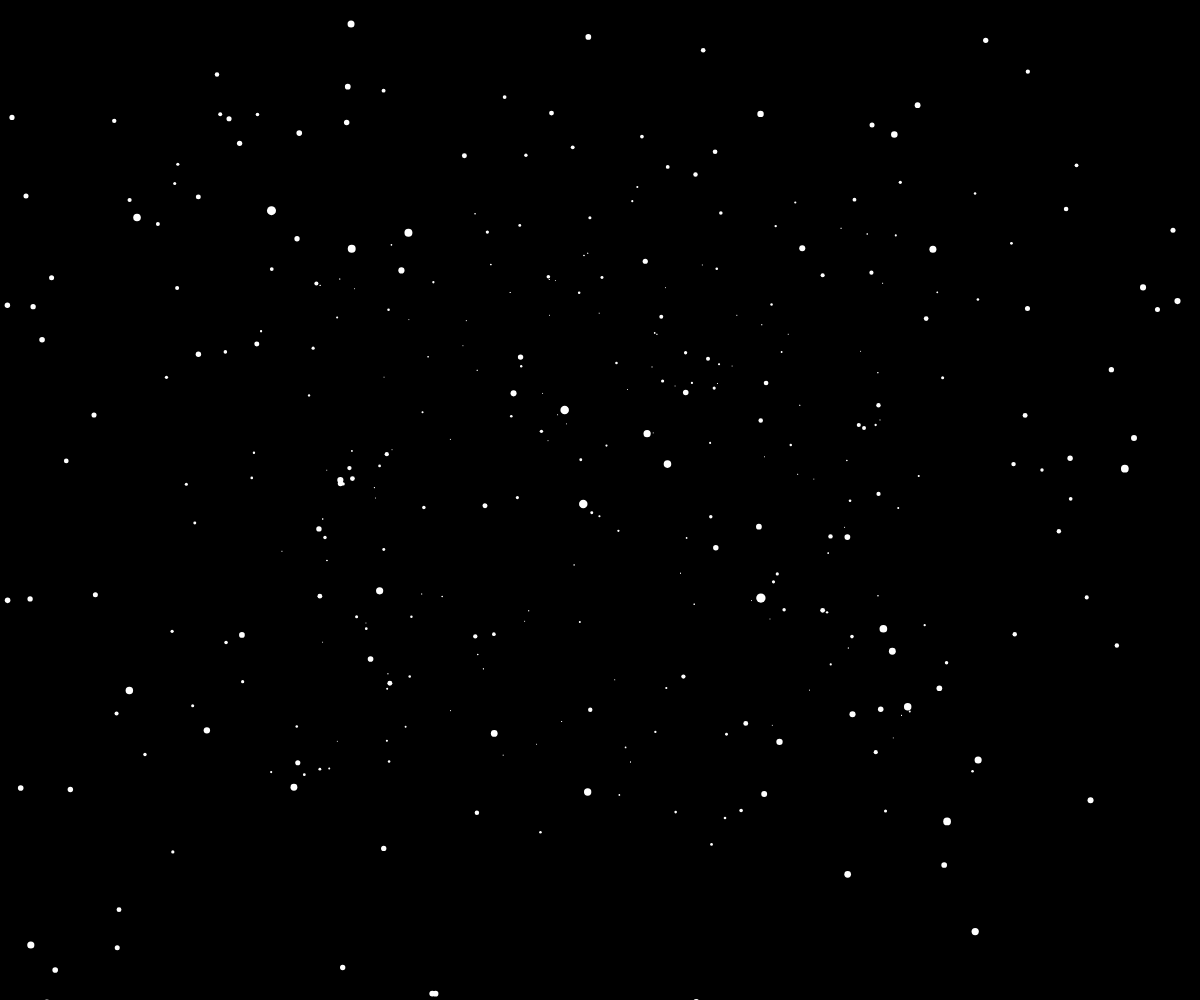
Frame 1 (no input)
Frame 60 (no input): identical to frame 1, image omitted
Frame 120 (the mouse pressed at the canvas centre since frame 60): identical to frame 1, image omitted

The p5.js sketch that drew this single still picture (run headless with seeded random() and noise() and a simulated clock; from frame 60 on, the mouse is pressed at the canvas centre):

// p5.js sketch
// ── sketch.js
let stars = [];
let factor = 100;
let speedSlider;

function setup() {
  createCanvas(windowWidth, windowHeight);
  speedSlider = createSlider(0, 20, 0, 0.1);
  for (let i = 0; i <= 500; i++) {
    // let factor = 100;
    stars[i] = createVector(
      random(-width * factor, width * factor),
      random(-height * factor, height * factor),
      random(400)
    );
    stars[i].pz = stars[i].z;
  }
}

function draw() {
  background(0);

  translate(width / 2, height / 2);

  for (star of stars) {
    let x = star.x / star.z;
    let y = star.y / star.z;
    let px = star.x / star.pz;
    let py = star.y / star.pz;
    let diameter = map(star.z, 0, 400, 10, 0);
    fill(255);
    noStroke();
    circle(x, y, diameter);
    stroke(255);
    line(x, y, px, py);
    star.pz = star.z;
    star.z -= speedSlider.value();

    if (star.z < 1) {
      star.x = random(-width * factor, width * factor);
      star.y = random(-height * factor, height * factor);
      star.z = 400;
      star.pz = 400;
    }
  }
}
